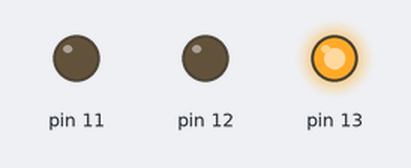
This sketch was run on a simulated Arduino Uno, built with avr-gcc and run on an emulated ATmega328P. Shown: output pins drawn as LEDs (lit = HIGH).

Above: at 7.5 s.
At 10.13 s:
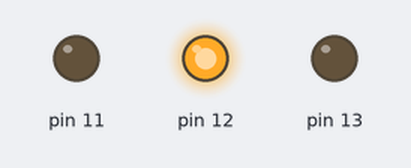
At 12.38 s:
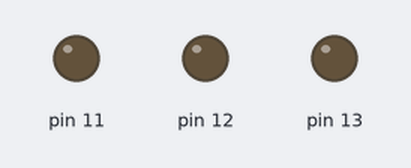
At 17.5 s:
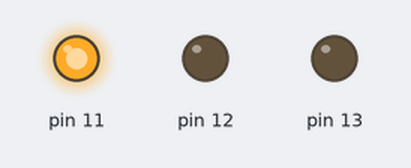
Timing chart, 0 to 24.5 s (numbered marks = the images above):
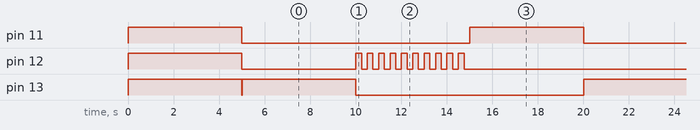

Measured:
- by itself, pin 11: alternates HIGH for 5.0 s and LOW for 10.0 s
- by itself, pin 12: repeats every 15.0 s: 9 × (HIGH 0.25 s, LOW 0.25 s), HIGH 0.25 s, LOW 10.3 s
- by itself, pin 13: repeats every 15.0 s: HIGH 5.0 s, LOW 10.0 s

The sketch:

ex10.ino
```cpp
void setup() {
 pinMode(13, OUTPUT); // 빨강
 pinMode(12, OUTPUT); // 노랑
 pinMode(11, OUTPUT); // 초록
 digitalWrite(13, HIGH); //LED 켜기
 digitalWrite(12, HIGH);
 digitalWrite(11, HIGH);
 delay(5000); //5초동안 상태 유지, 1000 -> 1초
 digitalWrite(13, LOW); //LED 끄기
 digitalWrite(12, LOW);
 digitalWrite(11, LOW);
 delay(10);
}

int timey = 250;
int county= 10;
void loop() {
 // 빨강켜기->노랑켜기->초록켜기
 // 초록끄기->노랑끄기->빨강끄기
 // 빨강켜기->노랑켜기->초록켜기
 // 빨강끄기->노랑끄기->초록끄기
  digitalWrite(13, HIGH); //빨강켜기
  delay(5000); //5초동안 상태 유지
  digitalWrite(13, LOW); //빨강끄기
  for(int i=0;i < county; i++){
    digitalWrite(12, HIGH); //노랑켜기
    delay(timey);
    digitalWrite(12, LOW); //노랑끄기
    delay(timey);
  }
  digitalWrite(11, HIGH); //초록켜기
  delay(5000);
  digitalWrite(11, LOW);
}
```
